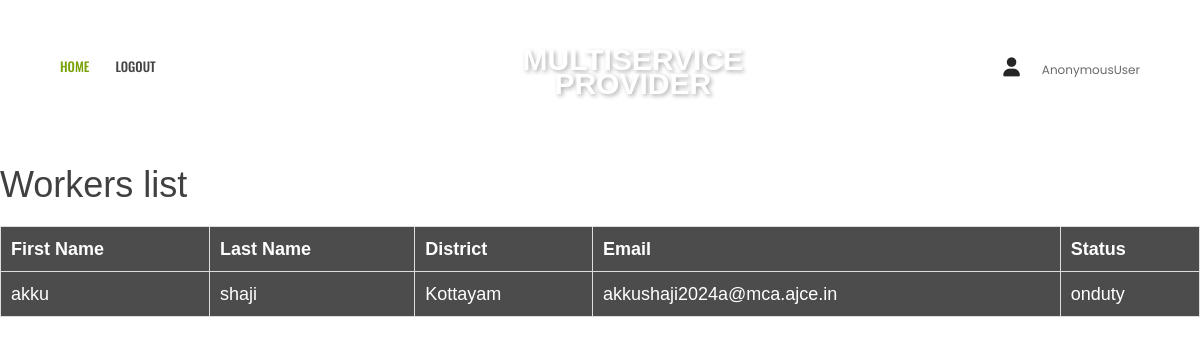
/provider/21/workers/, run on the app's committed database.
### app1/models.py (models this page shows)
class Worker(models.Model):
    user = models.OneToOneField(MyUser, on_delete=models.CASCADE, primary_key=True)
    provider = models.ForeignKey(ServiceProvider, on_delete=models.CASCADE)
    branchid = models.ManyToManyField(Branch)
    service_types = models.ManyToManyField(ServiceTypes)
    first_name = models.TextField(max_length=100)
    last_name = models.TextField(max_length=100)
    email = models.EmailField(unique=True)
    dob = models.DateField(null=True, blank=True)
    phone = models.CharField(max_length=12, unique=True)
    pincode = models.IntegerField()
    district = models.TextField(max_length=100)
    state = models.TextField(max_length=100)
    role = models.CharField(max_length=15)
    status = models.CharField(max_length=15)

### app1/views.py (the view)
# urls.py: path('provider/<int:userid>/workers/', views.worker_list, name='worker_list'),
def worker_list(request, userid):
    try:
        managerid=BranchManager.objects.get(user=userid)
        manager = BranchManagerAssignment.objects.get(manager=managerid)
        branch_id = manager.branch
        workers = Worker.objects.filter(branchid=branch_id)
        return render(request, 'worker_list.html', {'workers': workers})
    except BranchManagerAssignment.DoesNotExist:
        messages.error(request, "You are not assigned as a branch manager.")
        return redirect('home')

### app1/templates/worker_list.html (shortened to what this page needs)
{% load static %}
<!doctype html>
<html class="no-js" lang="en">
<head>
        <link rel="stylesheet" href="{% static 'userassets/css/bootstrap.min.css' %}">
        <link rel="stylesheet" href="{% static 'userassets/css/font-awesome.min.css' %}">
        <link rel="stylesheet" href="{% static 'userassets/css/ie7.css' %}">
        <link rel="stylesheet" href="{% static 'userassets/css/plugins.css' %}">
        <link rel="stylesheet" href="{% static 'userassets/css/style.css' %}">
    </head>
    <link rel="stylesheet" href="https://cdnjs.cloudflare.com/ajax/libs/font-awesome/6.0.0/css/all.min.css" />
    <body>
        <header class="header-area header-sticky">
            <div class="header-container">
                <div class="row">
                    <div class="col-lg-5 display-none-md display-none-xs">
                        <div class="ht-main-menu">
                            <nav>
                                <ul>
                                    <li class="active"><a href="{% url 'managerpage' %}">HOME </a>
                                    </li>
                                    <li><a href="{% url 'user_logout' %}">Logout</a></li>
                                </ul>
                            </nav>
                        </div>
                    </div>
                    <div class="col-lg-2 col-sm-4">
                        <div class="logo text-center">
                            <a href="" class="logo-text">MULTISERVICE <span class="provider-text" style="padding-top: 30px;">PROVIDER</span></a>
                        </div>
                    </div>
                    <div class="col-lg-5 col-sm-8">
                        <div class="header-content d-flex justify-content-end">
                            <div class="cart-wrapper">
                                <a href="#"><i class="fas fa-user"></i></a>
                                <span>{{request.user}}</span>
                            </div>
                        </div>
                    </div>
                </div>
            </div>
        </header>
                            <br> <br> <br> <br> <br> <br>
                            <div class="booking-box">
                                <h1>Workers list</h1>
                                <table class="workers-table">
                                    <thead>
                                        <tr>
                                            <th>First Name</th>
                                            <th>Last Name</th>
                                            <th>District</th>
                                            <th>Email</th>
                                            <th>Status</th>
                                        </tr>
                                    </thead>
                                    <tbody>
                                        {% for worker in workers %}
                                        <tr class="worker-item">
                                          <td>{{ worker.first_name }}</td>
                                          <td>{{ worker.last_name }}</td>
                                          <td>{{ worker.district }}</td>
                                          <td>{{ worker.email }}</td>
                                          <td>{{ worker.status }}</td>
                                      </tr>
                                        {% empty %}
                                            <tr>
                                                <td colspan="5" class="no-workers">No workers in the branch</td>
                                            </tr>
                                        {% endfor %}
                                    </tbody>
                                </table>
                            </div>
    </body>
</html>

### app1/templates/worker_list.html (style rules this page uses)
a.logo-text { font-family: Arial, sans-serif; font-size: 30px; font-weight: bold; text-decoration: none; color: white; text-shadow: 2px 2px 4px rgba(0, 0, 0, 0.3); margin-bottom: 35px; }
span.provider-text { padding-top: 30px !important; }
.booking-box { margin-top: 20px; }
body { background-image: url('https://www.creativefabrica.com/wp-content/uploads/2022/05/17/pastel-aesthetic-background-Graphics-30684243-1.jpg'); background-size: cover; background-repeat: no-repeat; }
.booking-box { color: white; font-family: Arial, sans-serif; }
.workers-table { width: 100%; border-collapse: collapse; margin-top: 20px; background-color: rgba(0, 0, 0, 0.7); }
.workers-table th, .workers-table td { border: 1px solid #ddd; padding: 10px; text-align: left; font-size: 18px; }

### data on the page
Worker: first_name "akku", last_name "shaji", district "Kottayam", email "akkushaji2024a@mca.ajce.in", status "onduty"

### other printed values
{{ request.user }} "AnonymousUser"
